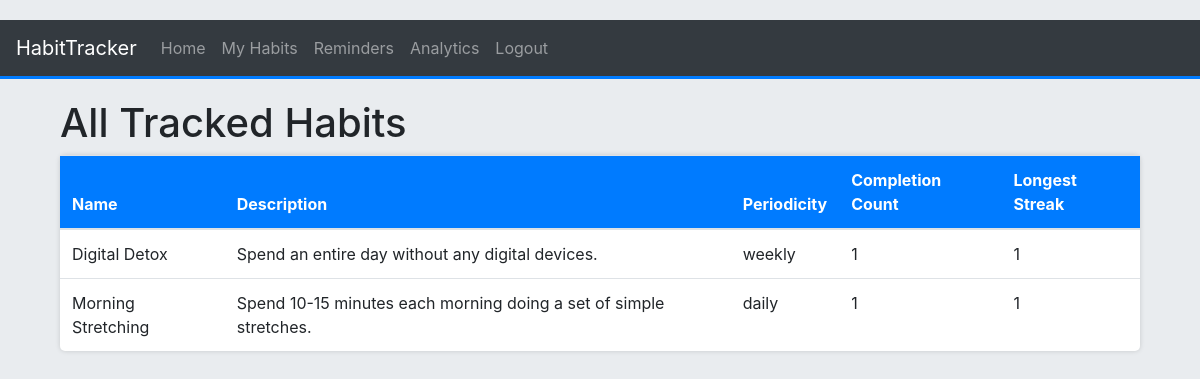
Page /analytics/all_habits (signed in) on the committed database.
### app/models.py (models this page shows, shortened)
class Habit(db.Model):
    id = db.Column(db.Integer, primary_key=True)
    name = db.Column(db.String(100))
    description = db.Column(db.String(128))
    periodicity = db.Column(db.String(50))
    user_id = db.Column(db.Integer, db.ForeignKey('user.id'))
    completed = db.Column(db. Boolean, default=False)
    streak = db.Column(db.Integer, default=0)
    completions = db.relationship('Completion', backref='habit', lazy='dynamic')
    reminders = db.relationship('Reminder', backref='habit', lazy='dynamic')
    created_at = db.Column(db.DateTime, default=db.func.now())
    completed_count = db.Column(db.Integer, nullable=True, default=0)

### app/routes/analytics.py (the view)
@analytics_bp.route('/all_habits')
@login_required
def all_habits():
    habits = AnalyticsService.get_habits(current_user.id)
    habits_details = [{
        'name': habit.name,
        'description': habit.description,
        'periodicity': habit.periodicity,
        'completions_count': get_completions_count(habit.id),
        'longest_streak': AnalyticsService.calculate_longest_streak(habit.id)
    } for habit in habits]
    return render_template('analytics/all_habits.html', all_habits_details=habits_details)

### app/models.py (called while the page is built)
    def __repr__(self) -> str:
        return '<User ' + self.username + '>'

### app/routes/analytics.py (called while the page is built)
def get_completions_count(habit_id):
    return Completion.query.filter_by(habit_id=habit_id).count()

    @staticmethod
    def get_habits(user_id):
        return Habit.query.filter_by(user_id=user_id).all()

    @staticmethod
    def calculate_longest_streak(habit_id):
        habit_alias = aliased(Habit)
        completions = db.session.query(Completion).join(
            habit_alias, habit_alias.id == Completion.habit_id
        ).filter(
            habit_alias.id == habit_id
        ).order_by(Completion.completed_at).all()
        if not completions:
            return 0
        dates = [completion.completed_at.date() for completion in completions]
        streaks = [len(list(group)) for _, group in groupby(enumerate(dates), lambda ix: ix[0] - ix[1].toordinal())]
        return max(streaks, default=0)

### app/routes/auth.py (called while the page is built)
@login_manager.user_loader
def load_user(user_id):
    user = User.query.get(int(user_id))
    print("User Loader fetched user: {}".format(user))
    return user

### app/templates/analytics/all_habits.html
{% extends 'base.html' %}
{% block content %}
<div class="container">
    <h1>All Tracked Habits</h1>
    {% if all_habits_details %}
        <table class="table">
            <thead>
                <tr>
                    <th>Name</th>
                    <th>Description</th>
                    <th>Periodicity</th>
                    <th>Completion Count</th>
                    <th>Longest Streak</th>
                </tr>
            </thead>
            <tbody>
                {% for habit in all_habits_details %}
                <tr>
                    <td>{{ habit.name }}</td>
                    <td>{{ habit.description }}</td>
                    <td>{{ habit.periodicity }}</td>
                    <td>{{ habit.completions_count }}</td>
                    <td>{{ habit.longest_streak }}</td>
                </tr>
                {% endfor %}
            </tbody>
        </table>
    {% else %}
        <p>No habits tracked yet.</p>
    {% endif %}
</div>
{% endblock %}

### app/templates/base.html (shortened to what this page needs)
<!DOCTYPE html>
<html lang="en">
<head>
    <link rel="stylesheet" href="https://stackpath.bootstrapcdn.com/bootstrap/4.5.2/css/bootstrap.min.css">
    <link rel="stylesheet" href="{{ url_for('static', filename='css/main.css') }}">
</head>
<body>
    <nav class="navbar navbar-expand-lg navbar-dark bg-dark">
        <a class="navbar-brand" href="{{ url_for('main.index') }}">HabitTracker</a>
        <div class="collapse navbar-collapse" id="navbarNav">
            <ul class="navbar-nav">
                <li class="nav-item">
                    <a class="nav-link" href="{{ url_for('main.index') }}">Home</a>
                </li>
                {% if current_user.is_authenticated %}
                    <li class="nav-item">
                        <a class="nav-link" href="{{ url_for('habit.index') }}">My Habits</a>
                    </li>
                    <li class="nav-item">
                        <a class="nav-link" href="{{ url_for('reminder.index') }}">Reminders</a>
                    </li>
                     <li class="nav-item">
                        <a class="nav-link" href="{{ url_for('analytics.index') }}">Analytics</a>
                    </li>
                    <li class="nav-item">
                        <a class="nav-link" href="{{ url_for('auth.logout') }}">Logout</a>
                    </li>
                {% endif %}
            </ul>
        </div>
    </nav>
    <div class="container mt-3">
        {% block content %}
        {% endblock %}
    </div>
</body>
</html>

### app/static/css/main.css (style rules this page uses)
body { padding-top: 20px; background-color: #e9ecef; }
.navbar { margin-bottom: 20px; background-color: #343a40; border-bottom: 3px solid #007bff; }
.table { background-color: white; border-radius: 5px; box-shadow: 0 0 5px rgba(0,0,0,0.15); }
.table thead th { background-color: #007bff; color: white; }

### rows in the picture
Habit: name "Digital Detox", description "Spend an entire day without any digital devices.", periodicity "weekly", completions_count "1", longest_streak "1"
Habit: name "Morning Stretching", description "Spend 10-15 minutes each morning doing a set of simple stretches.", periodicity "daily", completions_count "1", longest_streak "1"
